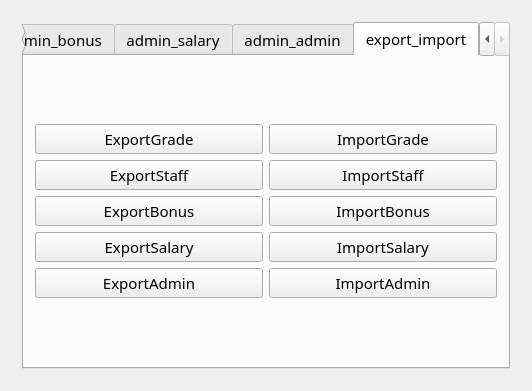
<?xml version="1.0" encoding="UTF-8"?>
<ui version="4.0">
 <class>MySalary</class>
 <widget class="QMainWindow" name="MySalary">
  <property name="geometry">
   <rect>
    <x>0</x>
    <y>0</y>
    <width>520</width>
    <height>391</height>
   </rect>
  </property>
  <property name="windowTitle">
   <string>MySalary</string>
  </property>
  <property name="windowIcon">
   <iconset resource="resource.qrc">
    <normaloff>:/logo.png</normaloff>:/logo.png</iconset>
  </property>
  <widget class="QWidget" name="centralWidget">
   <layout class="QGridLayout" name="gridLayout_3">
    <item row="0" column="0">
     <widget class="QStackedWidget" name="stackedWidget">
      <property name="currentIndex">
       <number>1</number>
      </property>
      <widget class="QWidget" name="welcome">
       <layout class="QGridLayout" name="gridLayout_2">
        <item row="0" column="0">
         <layout class="QGridLayout" name="gridLayout">
          <item row="2" column="1">
           <widget class="QLineEdit" name="username">
            <property name="font">
             <font>
              <family>Microsoft YaHei</family>
              <pointsize>10</pointsize>
             </font>
            </property>
            <property name="placeholderText">
             <string>UserName</string>
            </property>
           </widget>
          </item>
          <item row="1" column="0" colspan="2">
           <widget class="QLabel" name="tip">
            <property name="enabled">
             <bool>true</bool>
            </property>
            <property name="font">
             <font>
              <family>Microsoft YaHei</family>
              <pointsize>12</pointsize>
             </font>
            </property>
            <property name="text">
             <string>You must login to continue</string>
            </property>
            <property name="alignment">
             <set>Qt::AlignCenter</set>
            </property>
           </widget>
          </item>
          <item row="2" column="0">
           <widget class="QLabel" name="label_username">
            <property name="font">
             <font>
              <family>Microsoft YaHei</family>
              <pointsize>10</pointsize>
             </font>
            </property>
            <property name="text">
             <string>Username:</string>
            </property>
            <property name="alignment">
             <set>Qt::AlignRight|Qt::AlignTrailing|Qt::AlignVCenter</set>
            </property>
           </widget>
          </item>
          <item row="4" column="0" colspan="2">
           <widget class="QPushButton" name="loginButton">
            <property name="font">
             <font>
              <family>Microsoft YaHei</family>
              <pointsize>12</pointsize>
             </font>
            </property>
            <property name="text">
             <string>Login</string>
            </property>
           </widget>
          </item>
          <item row="3" column="0">
           <widget class="QLabel" name="label_password">
            <property name="font">
             <font>
              <family>Microsoft YaHei</family>
              <pointsize>10</pointsize>
             </font>
            </property>
            <property name="text">
             <string>Password:</string>
            </property>
            <property name="alignment">
             <set>Qt::AlignRight|Qt::AlignTrailing|Qt::AlignVCenter</set>
            </property>
           </widget>
          </item>
          <item row="0" column="0" colspan="2">
           <widget class="QLabel" name="slogan">
            <property name="font">
             <font>
              <family>Microsoft YaHei</family>
              <pointsize>20</pointsize>
              <weight>50</weight>
              <bold>false</bold>
             </font>
            </property>
            <property name="text">
             <string>Welcome to MySalary!</string>
            </property>
            <property name="alignment">
             <set>Qt::AlignCenter</set>
            </property>
           </widget>
          </item>
          <item row="3" column="1">
           <widget class="QLineEdit" name="password">
            <property name="font">
             <font>
              <family>Microsoft YaHei</family>
              <pointsize>10</pointsize>
             </font>
            </property>
            <property name="autoFillBackground">
             <bool>false</bool>
            </property>
            <property name="locale">
             <locale language="Chinese" country="China"/>
            </property>
            <property name="echoMode">
             <enum>QLineEdit::Password</enum>
            </property>
            <property name="placeholderText">
             <string>Password</string>
            </property>
           </widget>
          </item>
         </layout>
        </item>
       </layout>
      </widget>
      <widget class="QWidget" name="content">
       <layout class="QGridLayout" name="gridLayout_4">
        <item row="0" column="0">
         <widget class="QTabWidget" name="tabWidget">
          <property name="font">
           <font>
            <family>Microsoft YaHei</family>
            <pointsize>11</pointsize>
           </font>
          </property>
          <property name="currentIndex">
           <number>8</number>
          </property>
          <widget class="QWidget" name="salary">
           <attribute name="title">
            <string>Salary</string>
           </attribute>
           <layout class="QGridLayout" name="gridLayout_5">
            <item row="0" column="0">
             <widget class="QTableView" name="salaryView"/>
            </item>
            <item row="1" column="0">
             <widget class="QPushButton" name="salaryChartButton">
              <property name="minimumSize">
               <size>
                <width>462</width>
                <height>0</height>
               </size>
              </property>
              <property name="text">
               <string>ViewChart</string>
              </property>
             </widget>
            </item>
           </layout>
          </widget>
          <widget class="QWidget" name="bonus">
           <property name="enabled">
            <bool>true</bool>
           </property>
           <property name="font">
            <font>
             <family>Microsoft YaHei</family>
             <pointsize>10</pointsize>
            </font>
           </property>
           <attribute name="title">
            <string>Bonus</string>
           </attribute>
           <layout class="QGridLayout" name="gridLayout_10">
            <item row="0" column="0">
             <widget class="QTableView" name="bonusView">
              <property name="styleSheet">
               <string notr="true">width: 100%</string>
              </property>
             </widget>
            </item>
            <item row="1" column="0">
             <widget class="QPushButton" name="bonusChartButton">
              <property name="text">
               <string>ViewChart</string>
              </property>
             </widget>
            </item>
           </layout>
          </widget>
          <widget class="QWidget" name="info">
           <property name="enabled">
            <bool>true</bool>
           </property>
           <attribute name="title">
            <string>Info</string>
           </attribute>
           <layout class="QGridLayout" name="gridLayout_9">
            <item row="0" column="0">
             <layout class="QGridLayout" name="gridLayout_8">
              <item row="0" column="0" rowspan="2">
               <layout class="QVBoxLayout" name="verticalLayout">
                <item>
                 <layout class="QHBoxLayout" name="horizontalLayout_5">
                  <item>
                   <widget class="QLabel" name="label_staffID">
                    <property name="text">
                     <string>StaffID:</string>
                    </property>
                   </widget>
                  </item>
                  <item>
                   <widget class="QLabel" name="staffID">
                    <property name="text">
                     <string>TextLabel</string>
                    </property>
                   </widget>
                  </item>
                 </layout>
                </item>
                <item>
                 <layout class="QHBoxLayout" name="horizontalLayout_4">
                  <item>
                   <widget class="QLabel" name="label_name">
                    <property name="text">
                     <string>Name:</string>
                    </property>
                   </widget>
                  </item>
                  <item>
                   <widget class="QLabel" name="name">
                    <property name="text">
                     <string>TextLabel</string>
                    </property>
                   </widget>
                  </item>
                 </layout>
                </item>
                <item>
                 <layout class="QHBoxLayout" name="horizontalLayout">
                  <item>
                   <widget class="QLabel" name="label_grade">
                    <property name="text">
                     <string>Grade:</string>
                    </property>
                   </widget>
                  </item>
                  <item>
                   <widget class="QLabel" name="gradeName">
                    <property name="text">
                     <string>TextLabel</string>
                    </property>
                   </widget>
                  </item>
                 </layout>
                </item>
                <item>
                 <layout class="QHBoxLayout" name="horizontalLayout_2">
                  <item>
                   <widget class="QLabel" name="label_loginName">
                    <property name="text">
                     <string>LoginName:</string>
                    </property>
                   </widget>
                  </item>
                  <item>
                   <widget class="QLineEdit" name="new_loginName"/>
                  </item>
                 </layout>
                </item>
                <item>
                 <layout class="QHBoxLayout" name="horizontalLayout_3">
                  <item>
                   <widget class="QLabel" name="label_password_2">
                    <property name="text">
                     <string>Password:</string>
                    </property>
                   </widget>
                  </item>
                  <item>
                   <widget class="QLineEdit" name="new_password">
                    <property name="echoMode">
                     <enum>QLineEdit::Password</enum>
                    </property>
                   </widget>
                  </item>
                 </layout>
                </item>
               </layout>
              </item>
              <item row="0" column="1">
               <layout class="QVBoxLayout" name="verticalLayout_2">
                <item>
                 <widget class="QLabel" name="label_info">
                  <property name="text">
                   <string>Info:</string>
                  </property>
                 </widget>
                </item>
                <item>
                 <widget class="QTextEdit" name="new_info"/>
                </item>
               </layout>
              </item>
              <item row="1" column="1">
               <widget class="QPushButton" name="infoCommitButton">
                <property name="text">
                 <string>Commit Info</string>
                </property>
               </widget>
              </item>
             </layout>
            </item>
           </layout>
          </widget>
          <widget class="QWidget" name="admin_grade">
           <attribute name="title">
            <string>admin_grade</string>
           </attribute>
           <layout class="QGridLayout" name="gridLayout_6">
            <item row="0" column="0" rowspan="6">
             <widget class="QTableView" name="gradeView"/>
            </item>
            <item row="0" column="1">
             <widget class="QPushButton" name="grade_CommitButton">
              <property name="text">
               <string>Commit</string>
              </property>
             </widget>
            </item>
            <item row="1" column="1">
             <widget class="QPushButton" name="grade_CancelButton">
              <property name="text">
               <string>Cancel</string>
              </property>
             </widget>
            </item>
            <item row="2" column="1">
             <widget class="QPushButton" name="grade_AddButton">
              <property name="text">
               <string>Add</string>
              </property>
             </widget>
            </item>
            <item row="3" column="1">
             <widget class="QPushButton" name="grade_DeleteButton">
              <property name="text">
               <string>Delete</string>
              </property>
             </widget>
            </item>
            <item row="4" column="1">
             <widget class="QRadioButton" name="grade_ASCButton">
              <property name="text">
               <string>ASC</string>
              </property>
             </widget>
            </item>
            <item row="5" column="1">
             <widget class="QRadioButton" name="grade_DESCButton">
              <property name="text">
               <string>DESC</string>
              </property>
             </widget>
            </item>
           </layout>
          </widget>
          <widget class="QWidget" name="admin_staff">
           <attribute name="title">
            <string>admin_staff</string>
           </attribute>
           <layout class="QGridLayout" name="gridLayout_7">
            <item row="0" column="0" rowspan="5" colspan="2">
             <widget class="QTableView" name="staffView"/>
            </item>
            <item row="0" column="2">
             <widget class="QPushButton" name="staff_CommitButton">
              <property name="text">
               <string>Commit</string>
              </property>
             </widget>
            </item>
            <item row="1" column="2">
             <widget class="QPushButton" name="staff_CancelButton">
              <property name="text">
               <string>Cancel</string>
              </property>
             </widget>
            </item>
            <item row="2" column="2">
             <widget class="QPushButton" name="staff_AddButton">
              <property name="text">
               <string>Add</string>
              </property>
             </widget>
            </item>
            <item row="3" column="2">
             <widget class="QPushButton" name="staff_DeleteButton">
              <property name="text">
               <string>Delete</string>
              </property>
             </widget>
            </item>
            <item row="4" column="2">
             <widget class="QRadioButton" name="staff_ASCButton">
              <property name="text">
               <string>ASC</string>
              </property>
             </widget>
            </item>
            <item row="5" column="0">
             <widget class="QComboBox" name="filter_comboBox"/>
            </item>
            <item row="5" column="1">
             <widget class="QLineEdit" name="filter">
              <property name="placeholderText">
               <string>Keyword</string>
              </property>
             </widget>
            </item>
            <item row="5" column="2">
             <widget class="QRadioButton" name="staff_DESCButton">
              <property name="text">
               <string>DESC</string>
              </property>
             </widget>
            </item>
           </layout>
          </widget>
          <widget class="QWidget" name="admin_bonus">
           <attribute name="title">
            <string>admin_bonus</string>
           </attribute>
           <layout class="QGridLayout" name="gridLayout_11">
            <item row="0" column="0" rowspan="5" colspan="2">
             <widget class="QTableView" name="admin_bonus_View"/>
            </item>
            <item row="0" column="2">
             <widget class="QPushButton" name="bonus_CommitButton">
              <property name="text">
               <string>Commit</string>
              </property>
             </widget>
            </item>
            <item row="1" column="2">
             <widget class="QPushButton" name="bonus_CancelButton">
              <property name="text">
               <string>Cancel</string>
              </property>
             </widget>
            </item>
            <item row="2" column="2">
             <widget class="QPushButton" name="bonus_AddButton">
              <property name="text">
               <string>Add</string>
              </property>
             </widget>
            </item>
            <item row="3" column="2">
             <widget class="QPushButton" name="bonus_DeleteButton">
              <property name="text">
               <string>Delete</string>
              </property>
             </widget>
            </item>
            <item row="4" column="2">
             <widget class="QRadioButton" name="bonus_ASCButton">
              <property name="text">
               <string>ASC</string>
              </property>
             </widget>
            </item>
            <item row="5" column="0">
             <widget class="QComboBox" name="bonus_filter_comboBox"/>
            </item>
            <item row="5" column="1">
             <widget class="QLineEdit" name="bonus_filter">
              <property name="placeholderText">
               <string>Keyword</string>
              </property>
             </widget>
            </item>
            <item row="5" column="2">
             <widget class="QRadioButton" name="bonus_DESCButton">
              <property name="text">
               <string>DESC</string>
              </property>
             </widget>
            </item>
           </layout>
           <zorder>bonus_AddButton</zorder>
           <zorder>bonus_CommitButton</zorder>
           <zorder>bonus_ASCButton</zorder>
           <zorder>bonus_DESCButton</zorder>
           <zorder>bonus_DeleteButton</zorder>
           <zorder>bonus_filter_comboBox</zorder>
           <zorder>bonus_filter</zorder>
           <zorder>admin_bonus_View</zorder>
           <zorder>bonus_CancelButton</zorder>
          </widget>
          <widget class="QWidget" name="admin_salary">
           <attribute name="title">
            <string>admin_salary</string>
           </attribute>
           <layout class="QGridLayout" name="gridLayout_12">
            <item row="1" column="1">
             <widget class="QPushButton" name="admin_payButton">
              <property name="text">
               <string>Pay!</string>
              </property>
             </widget>
            </item>
            <item row="1" column="0">
             <widget class="QDateEdit" name="admin_salary_dateEdit"/>
            </item>
            <item row="0" column="0" colspan="2">
             <widget class="QTableView" name="admin_salaryView"/>
            </item>
            <item row="2" column="0" colspan="2">
             <widget class="QPushButton" name="salaryChartButton_2">
              <property name="text">
               <string>ViewChart</string>
              </property>
             </widget>
            </item>
           </layout>
          </widget>
          <widget class="QWidget" name="admin_admin">
           <attribute name="title">
            <string>admin_admin</string>
           </attribute>
           <layout class="QGridLayout" name="gridLayout_13">
            <item row="0" column="0" rowspan="5" colspan="2">
             <widget class="QTableView" name="admin_View"/>
            </item>
            <item row="0" column="2">
             <widget class="QPushButton" name="admin_CommitButton">
              <property name="text">
               <string>Commit</string>
              </property>
             </widget>
            </item>
            <item row="1" column="2">
             <widget class="QPushButton" name="admin_CancelButton">
              <property name="text">
               <string>Cancel</string>
              </property>
             </widget>
            </item>
            <item row="2" column="2">
             <widget class="QPushButton" name="admin_AddButton">
              <property name="text">
               <string>Add</string>
              </property>
             </widget>
            </item>
            <item row="3" column="2">
             <widget class="QPushButton" name="admin_DeleteButton">
              <property name="text">
               <string>Delete</string>
              </property>
             </widget>
            </item>
            <item row="4" column="2">
             <widget class="QRadioButton" name="admin_ASCButton">
              <property name="text">
               <string>ASC</string>
              </property>
             </widget>
            </item>
            <item row="5" column="0">
             <widget class="QComboBox" name="admin_filter_comboBox"/>
            </item>
            <item row="5" column="1">
             <widget class="QLineEdit" name="admin_filter">
              <property name="placeholderText">
               <string>Keyword</string>
              </property>
             </widget>
            </item>
            <item row="5" column="2">
             <widget class="QRadioButton" name="admin_DESCButton">
              <property name="text">
               <string>DESC</string>
              </property>
             </widget>
            </item>
           </layout>
          </widget>
          <widget class="QWidget" name="tab">
           <attribute name="title">
            <string>export_import</string>
           </attribute>
           <layout class="QGridLayout" name="gridLayout_15">
            <item row="0" column="0">
             <layout class="QGridLayout" name="gridLayout_14">
              <item row="0" column="0">
               <widget class="QPushButton" name="exportGradeButton">
                <property name="text">
                 <string>ExportGrade</string>
                </property>
               </widget>
              </item>
              <item row="0" column="1">
               <widget class="QPushButton" name="importGradeButton">
                <property name="text">
                 <string>ImportGrade</string>
                </property>
               </widget>
              </item>
              <item row="1" column="0">
               <widget class="QPushButton" name="exportStaffButton">
                <property name="text">
                 <string>ExportStaff</string>
                </property>
               </widget>
              </item>
              <item row="1" column="1">
               <widget class="QPushButton" name="importStaffButton">
                <property name="text">
                 <string>ImportStaff</string>
                </property>
               </widget>
              </item>
              <item row="2" column="0">
               <widget class="QPushButton" name="exportBonusButton">
                <property name="text">
                 <string>ExportBonus</string>
                </property>
               </widget>
              </item>
              <item row="2" column="1">
               <widget class="QPushButton" name="importBonusButton">
                <property name="text">
                 <string>ImportBonus</string>
                </property>
               </widget>
              </item>
              <item row="3" column="0">
               <widget class="QPushButton" name="exportSalaryButton">
                <property name="text">
                 <string>ExportSalary</string>
                </property>
               </widget>
              </item>
              <item row="3" column="1">
               <widget class="QPushButton" name="importSalaryButton">
                <property name="text">
                 <string>ImportSalary</string>
                </property>
               </widget>
              </item>
              <item row="4" column="0">
               <widget class="QPushButton" name="exportAdminButton">
                <property name="text">
                 <string>ExportAdmin</string>
                </property>
               </widget>
              </item>
              <item row="4" column="1">
               <widget class="QPushButton" name="importAdminButton">
                <property name="text">
                 <string>ImportAdmin</string>
                </property>
               </widget>
              </item>
             </layout>
            </item>
           </layout>
          </widget>
         </widget>
        </item>
       </layout>
      </widget>
     </widget>
    </item>
   </layout>
  </widget>
  <widget class="QMenuBar" name="menuBar">
   <property name="geometry">
    <rect>
     <x>0</x>
     <y>0</y>
     <width>520</width>
     <height>26</height>
    </rect>
   </property>
  </widget>
 </widget>
 <layoutdefault spacing="6" margin="11"/>
 <resources>
  <include location="resource.qrc"/>
 </resources>
 <connections/>
</ui>
